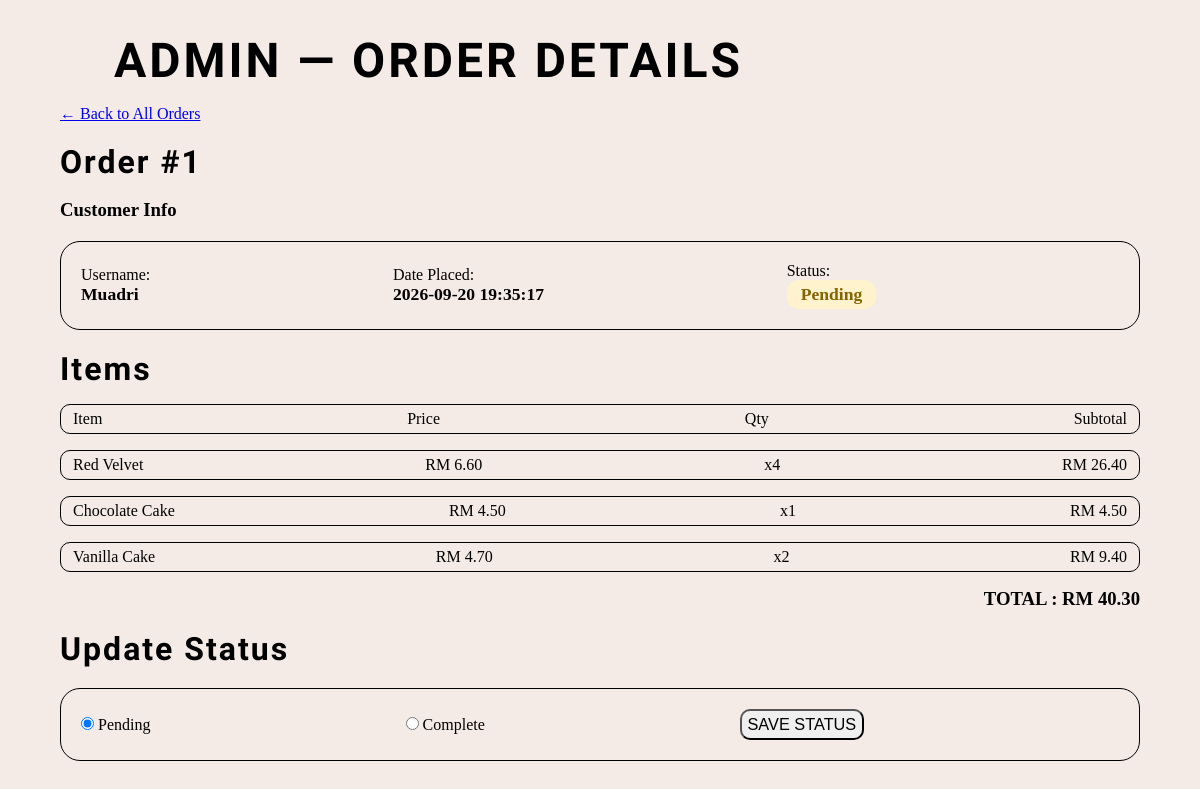
Page /admin_order_details.php?orderID=1 (signed in) on the committed database.
### tables this page shows
CREATE TABLE `orders` (
  `orderID` int(11) NOT NULL,
  `userID` int(11) NOT NULL,
  `orderDate` datetime DEFAULT current_timestamp(),
  `totalAmount` decimal(10,2) NOT NULL,
  `status` varchar(30) DEFAULT 'Pending'
);

CREATE TABLE `users` (
  `userID` int(11) NOT NULL,
  `username` varchar(50) NOT NULL,
  `password` varchar(255) NOT NULL,
  `address` varchar(255) DEFAULT NULL,
  `phone` varchar(20) NOT NULL,
  `role` varchar(10) NOT NULL
);

CREATE TABLE `order_items` (
  `orderItemID` int(11) NOT NULL,
  `orderID` int(11) NOT NULL,
  `productID` int(11) NOT NULL,
  `quantity` int(11) NOT NULL,
  `price` decimal(10,2) NOT NULL
);

CREATE TABLE `products` (
  `productID` int(11) NOT NULL,
  `name` varchar(100) NOT NULL,
  `description` text DEFAULT NULL,
  `price` decimal(10,2) NOT NULL,
  `image` varchar(555) NOT NULL,
  `is_active` tinyint(1) NOT NULL DEFAULT 1
);

### admin_order_details.php (the view, shortened to what this page needs)
<?php
include 'connect.php';
$orderID = $_GET['orderID'] ?? '';
$stmt = $conn->prepare("
    SELECT orders.orderID, orders.totalAmount, orders.orderDate, orders.status,
    users.username
    FROM orders
    INNER JOIN users ON orders.userID = users.userID
    WHERE orders.orderID = ?
");
$stmt->bind_param("s", $orderID);
$stmt->execute();
$result = $stmt->get_result();
$order = $result->fetch_assoc();
$stmt = $conn->prepare("
    SELECT order_items.quantity, order_items.price,
    products.name, products.description,
    (order_items.quantity * order_items.price) AS subtotal
    FROM order_items
    INNER JOIN products ON order_items.productID = products.productID
    WHERE order_items.orderID = ?
    ORDER BY order_items.orderItemID
");
$stmt->bind_param("s", $orderID);
$stmt->execute();
$items = $stmt->get_result();
?>
<!DOCTYPE html>
<html lang="en">
<head>
    <link rel="stylesheet" href="https://cdnjs.cloudflare.com/ajax/libs/font-awesome/6.0.0/css/all.min.css">
    <link rel="stylesheet" href="style.css">
</head>
<body>
    <div class="header">
        <h1>ADMIN — ORDER DETAILS</h1>
    </div>
    <div class="order-container">
        <a href="admin_orders.php">← Back to All Orders</a>
        <h2>Order #<?= htmlspecialchars($order['orderID']) ?></h2><br>
        <h3>Customer Info</h3>
        <div class="order-info">
            <div class="order-meta">
                <p>Username: </p>
                <p class="value"><?= htmlspecialchars($order['username']) ?></p>
            </div>
            <div class="order-meta">
                <p>Date Placed: </p>
                <p class="value"><?= htmlspecialchars($order['orderDate']) ?></p>
            </div>
            <div class="order-meta">
                <p>Status: </p>
                <p class="value">
                    <span class="status <?= htmlspecialchars($order['status']) ?>"><?= htmlspecialchars($order['status']) ?></span>
                </p>
            </div>
        </div>
        <h2>Items</h2>
    </div>
    <div class="table">
        <p>Item</p>
        <p>Price</p>
        <p>Qty</p>
        <p>Subtotal</p>
    </div>
    <?php if ($items->num_rows === 0): ?>
        <div class="cart-empty">
            <p>No items found</p>
        </div>
    <?php else: ?>
        <?php while ($item = $items->fetch_assoc()): ?>
            <div class="order-items">
                <p><?= htmlspecialchars($item['name']) ?></p>
                <p>RM <?= number_format($item['price'], 2) ?></p>
                <p>x<?= htmlspecialchars($item['quantity']) ?></p>
                <p>RM <?= number_format($item['subtotal'], 2) ?></p>
            </div>
        <?php endwhile; ?>
    <?php endif; ?>
    <div class="order-total">
        <h3>TOTAL : RM <?= number_format($order['totalAmount'], 2) ?></h3>
    </div>
    <div class="order-container">
        <h2>Update Status</h2>
        <form method="POST" action="admin_order_details.php">
            <div class="order-info">
                <div class="order-meta">
                    <label>
                        <input type="radio" name="status" value="Pending"
                            <?= $order['status'] === 'Pending' ? 'checked' : '' ?>>
                        Pending
                    </label>
                </div>
                <div class="order-meta">
                    <label>
                        <input type="radio" name="status" value="Complete"
                            <?= $order['status'] === 'Complete' ? 'checked' : '' ?>>
                        Complete
                    </label>
                </div>
                <div class="order-meta">
                    <button type="submit" class="checkout-btn" name="update_status">SAVE STATUS</button>
                </div>
            </div>
        </form>
    </div>
</body>
</html>

### style.css (style rules this page uses)
* { margin: 0; padding: 0; box-sizing: border-box; }
html, body { width: 100%; max-width: 100%; overflow-x: hidden; }
body { background-color: #F4EBE7; }
.header { display: flex; align-items: center; padding: 1rem 5%; justify-content: space-between; }
.header h1 { padding: 1rem 5%; padding-bottom: unset; font-family: chewy; font-size: 3rem; font-weight: 700; letter-spacing: 3px; }
.checkout-btn { font-size: 1.02rem; padding: 0.25rem .35rem; border-radius: 10px; cursor: pointer; transition: transform 0.3s ease; }
.table { display: flex; flex-direction: row; justify-content: space-between; border: 1px solid black; border-radius: 10px; margin: 1rem 5%; padding: 5px 1%; }
.order-items { display: flex; flex-direction: row; justify-content: space-between; border: 1px solid black; border-radius: 10px; margin: 1rem 5%; padding: 5px 1%; }
.order-container { margin: 0 5%; }
.order-container h2 { margin-top: 20px; font-family: 'Chewy', cursive; font-size: 2rem; letter-spacing: 2px; }
.order-info { display: flex; margin: 20px 0; padding: 20px; border: 1px solid black; border-radius: 20px; }
.order-meta { margin-right: auto; align-self: center; }
.value { font-size: 1.1rem; font-weight: 600; }
.status { display: inline-block; padding: 4px 14px; border-radius: 12px; text-transform: capitalize; }
.status.Pending { background: #fff3cd; color: #856404; }
.order-total { display: flex; }
.order-total h3 { margin-left: auto; margin-right: 5%; }

### rows in the picture
orders: orderID "1", userID.username "Muadri", orderDate "2026-09-20 19:35:17", status "Pending", totalAmount "40.30", status "☑ Pending", status "☐ Complete"
order_items: productID.name "Red Velvet", price "6.60", quantity "4", subtotal "26.40"
order_items: productID.name "Chocolate Cake", price "4.50", quantity "1", subtotal "4.50"
order_items: productID.name "Vanilla Cake", price "4.70", quantity "2", subtotal "9.40"
